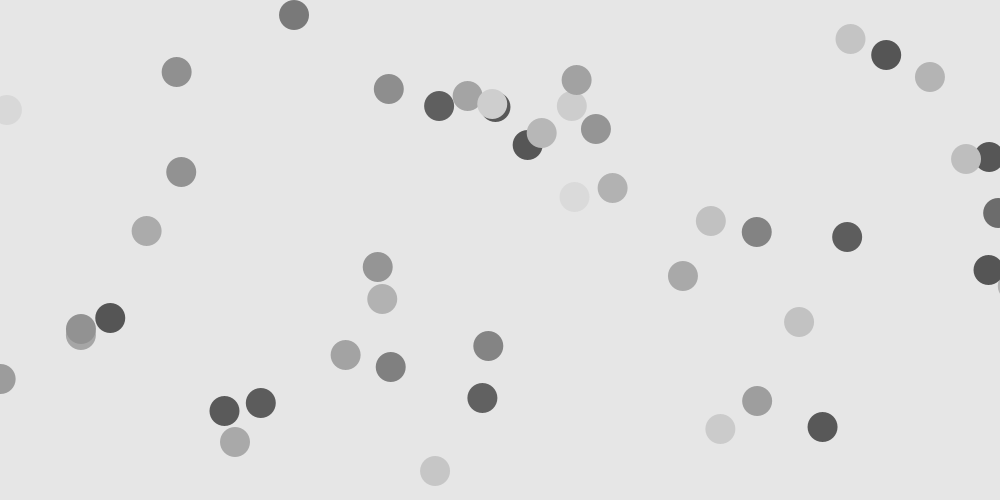
Frame 1 (no input)
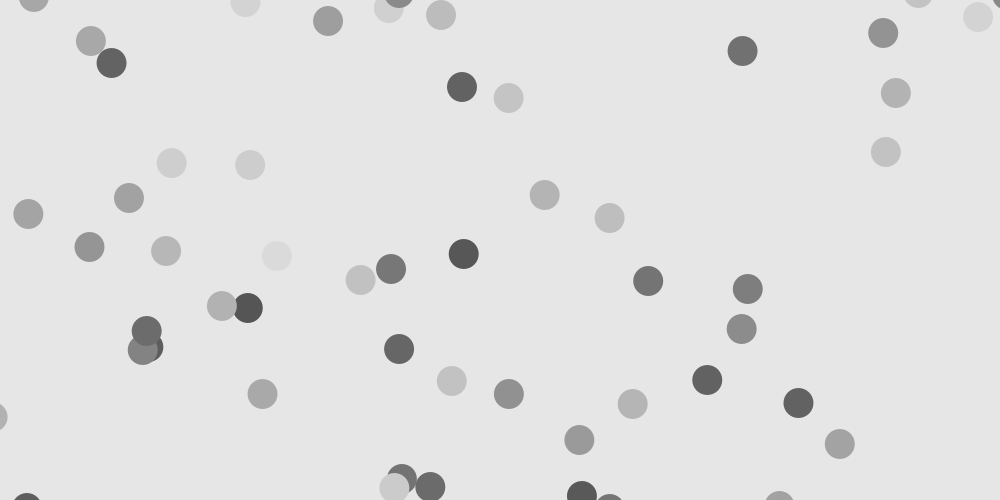
Frame 60 (the mouse pressed at the canvas centre just before this capture)
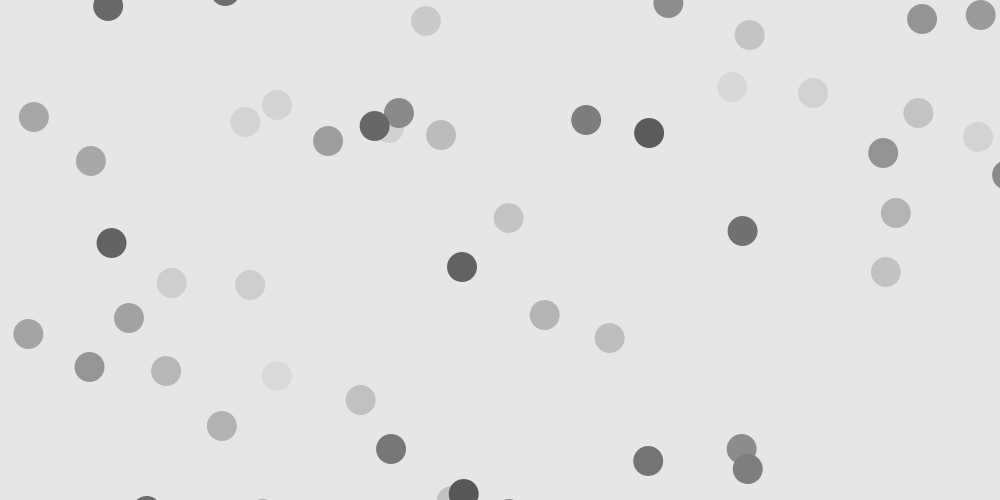
Frame 120 (the mouse held since frame 60 and released just before this capture)

The Processing sketch that drew these frames (run headless with seeded random() and noise(); from frame 60 on, the mouse is pressed at the canvas centre):

// Processing sketch: hello_bg
// ── hello_bg.pde
Ball b;
int amt = 200;
ArrayList<Ball> balls = new ArrayList<Ball>();

void setup(){
  size(1000,500); 
  //b = new Ball();
    for (int i = 0; i < amt; i++){
    balls.add(new Ball());
    Ball temp = balls.get(i);
    temp.y = random(height);
    temp.update();
    
    }

}

void draw(){
  background(230);
  //b.update();
  //b.display();
  
  for (int i = 0; i < balls.size(); i++){
    balls.get(i).update();
    balls.get(i).display();
    if (balls.get(i).y > (height+balls.get(i).r) ){
      balls.remove(i);
      i--;  // Stops flickering due to arraylist shifting
    }
  }
  if (balls.size() < amt){
    balls.add(new Ball());
    
  }
  
  
  
}

// ── Ball.pde
class Ball {

  Ball(){

  }
 float nudgeAmt = 100;
 float xnudge = 0;
 float ynudge = 0;
 float z = random(20,100);
 int d = 30;
 int r = d/2;
 float x = random(-2*width,2*width);
 float y = random(0-r,-1000);//0-r;
 float xspeed = 5;
 float yspeed = 5/((z+50)/61);

 void display(){
   noStroke();
   fill(map(z,0,100,50,220));
   ellipse(x, y, d,d);
 }
 void update(){
   xnudge = (map(mouseX,0,width,-(width/2),width/2)/nudgeAmt)/(z/100);
   ynudge = (map(mouseY,0,height,-(height/2),height/2)/nudgeAmt)/(z/10);
   x = x + xnudge;
   y = floor(y + yspeed+ ynudge);
 }
 
}
